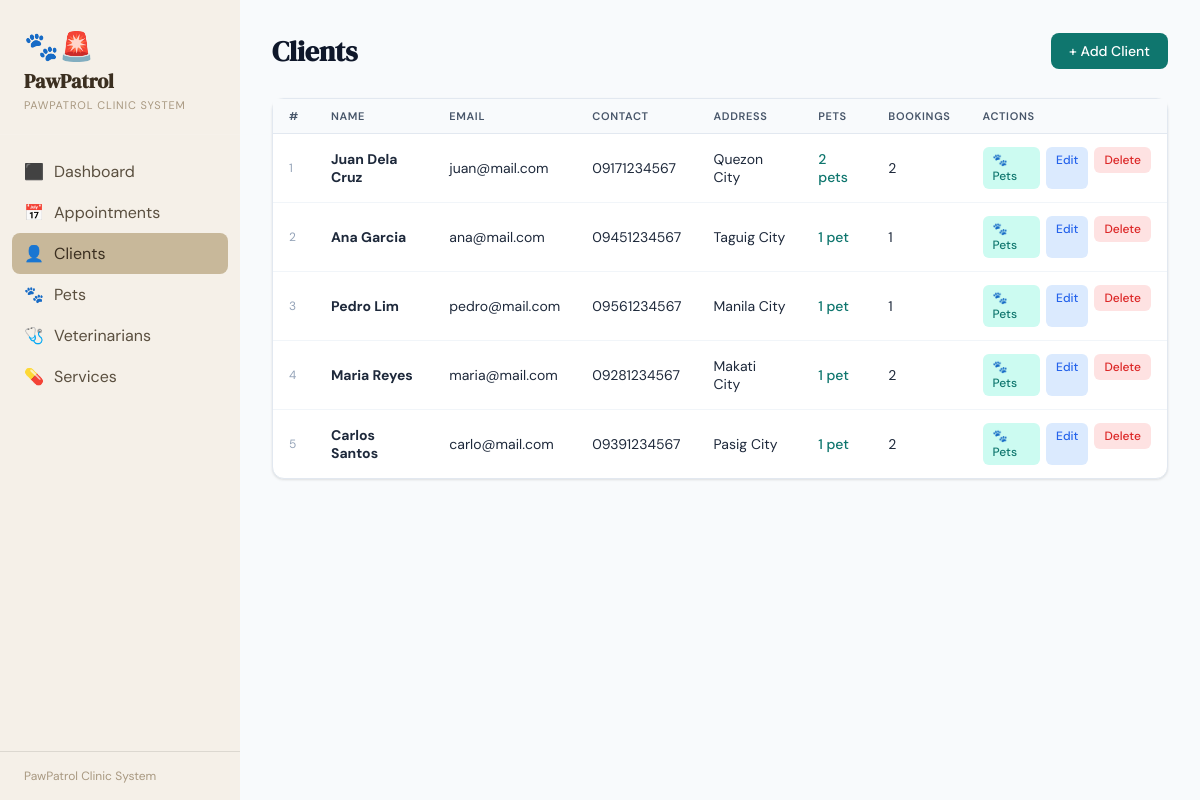
The app's page /clients, older data.
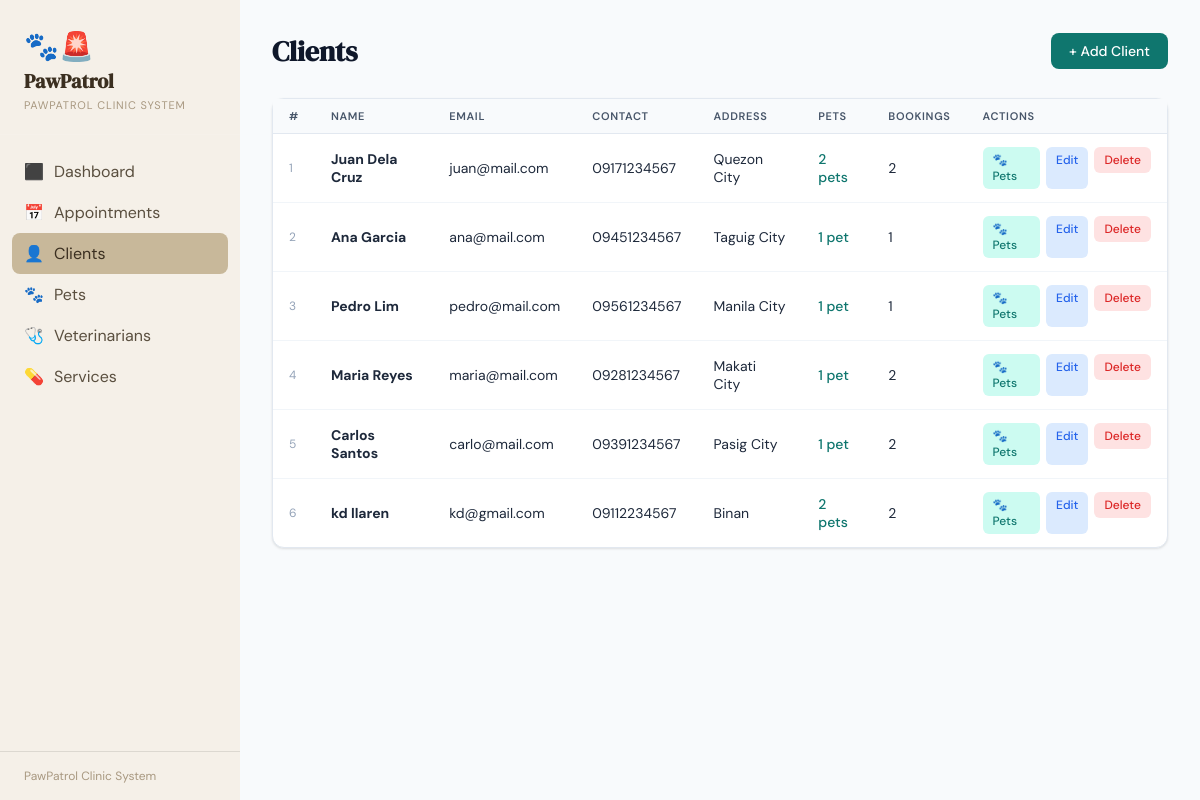
The same page, newer data.
### tables this page shows
CREATE TABLE CLIENT (
            client_id      INTEGER PRIMARY KEY AUTOINCREMENT,
            first_name     TEXT NOT NULL,
            last_name      TEXT NOT NULL,
            contact_number TEXT NOT NULL,
            email          TEXT NOT NULL UNIQUE,
            address        TEXT,
            created_at     TEXT DEFAULT (datetime('now'))
        );

### app.py (the view)
@app.route("/clients")
def clients():
    db = get_db()
    rows = db.execute("""
    SELECT c.*,
           (SELECT COUNT(*) FROM PET p WHERE p.client_id = c.client_id) AS pet_count,
           (SELECT COUNT(*) FROM APPOINTMENT a WHERE a.client_id = c.client_id) AS appt_count
    FROM CLIENT c
    ORDER BY c.last_name
    """).fetchall()
    return render_template("clients.html", clients=rows)

### app.py (called while the page is built)
def get_db():
    conn = sqlite3.connect(DB)
    conn.row_factory = sqlite3.Row
    conn.execute("PRAGMA foreign_keys = ON")
    return conn

### templates/clients.html (shortened to what this page needs)
{% extends "base.html" %}
{% block content %}
<div class="page-header-row">
  <h2>Clients</h2>
  <a href="{{ url_for('new_client') }}" class="btn btn-primary">+ Add Client</a>
</div>
<div class="card">
  <div class="table-wrap">
    <table>
      <thead><tr>
        <th>#</th><th>Name</th><th>Email</th><th>Contact</th>
        <th>Address</th><th>Pets</th><th>Bookings</th><th>Actions</th>
      </tr></thead>
      <tbody>
      {% for c in clients %}
      <tr>
        <td style="color:var(--gray-400);font-size:12px">{{ loop.index }}</td>
        <td><b>{{ c.first_name }} {{ c.last_name }}</b></td>
        <td>{{ c.email }}</td>
        <td>{{ c.contact_number }}</td>
        <td>{{ c.address or '—' }}</td>
        <td>
          <a href="{{ url_for('pets', client_id=c.client_id) }}"
             style="color:var(--teal);text-decoration:none;font-weight:500">
            {{ c.pet_count }} pet{{ 's' if c.pet_count != 1 else '' }}
          </a>
        </td>
        <td>{{ c.appt_count }}</td>
        <td>
          <div class="actions">
            <a href="{{ url_for('pets', client_id=c.client_id) }}" class="action-btn" style="background:var(--teal-xl);color:var(--teal)">🐾 Pets</a>
            <a href="{{ url_for('edit_client', id=c.client_id) }}" class="action-btn action-edit">Edit</a>
            <form method="POST" action="{{ url_for('delete_client', id=c.client_id) }}" onsubmit="return confirm('Delete this client? This will also remove their pets and appointments.')">
              <button type="submit" class="action-btn action-del">Delete</button>
            </form>
          </div>
        </td>
      </tr>
      {% endfor %}
      </tbody>
    </table>
  </div>
</div>
{% endblock %}

Row changes from the older to the newer data that the page shows:
added CLIENT: first_name "kd", last_name "llaren", email "kd@gmail.com", contact_number "09112234567", address "Binan", pet_count "2", pet_count "s", appt_count "2"
